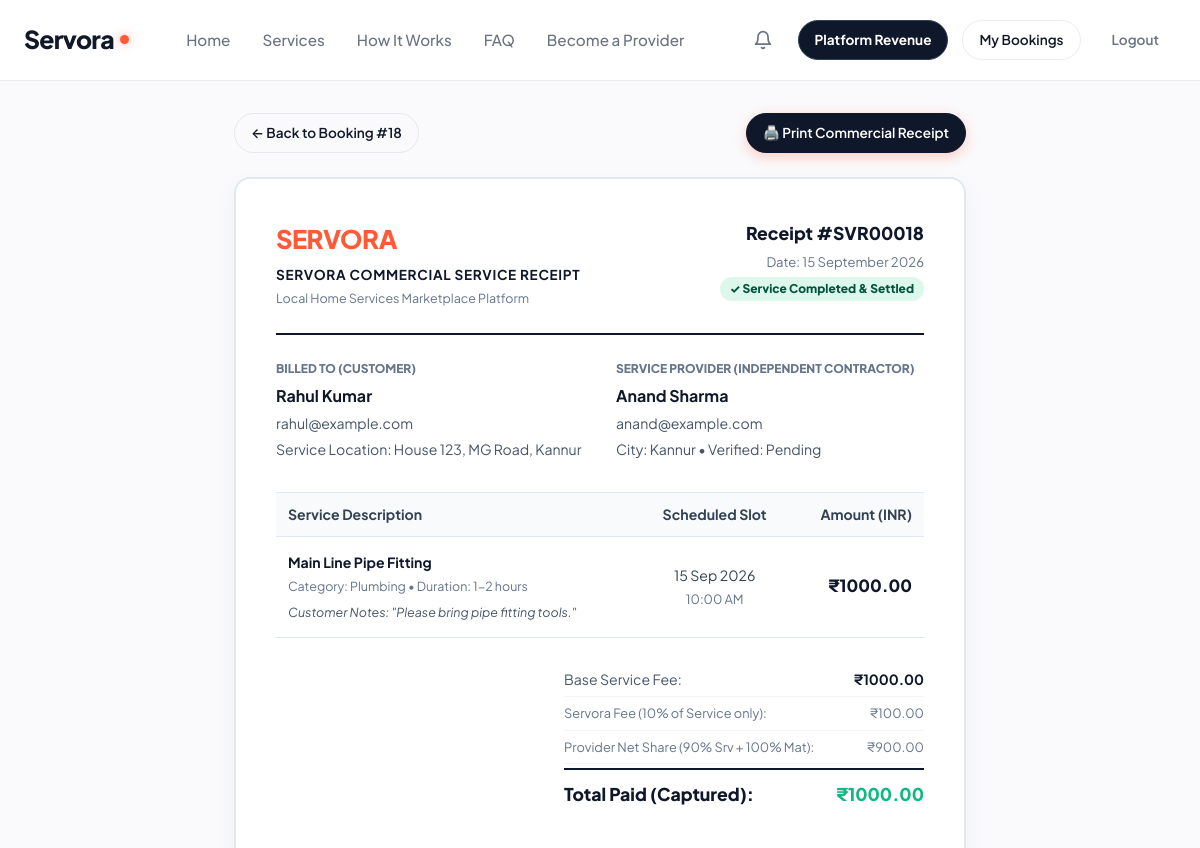
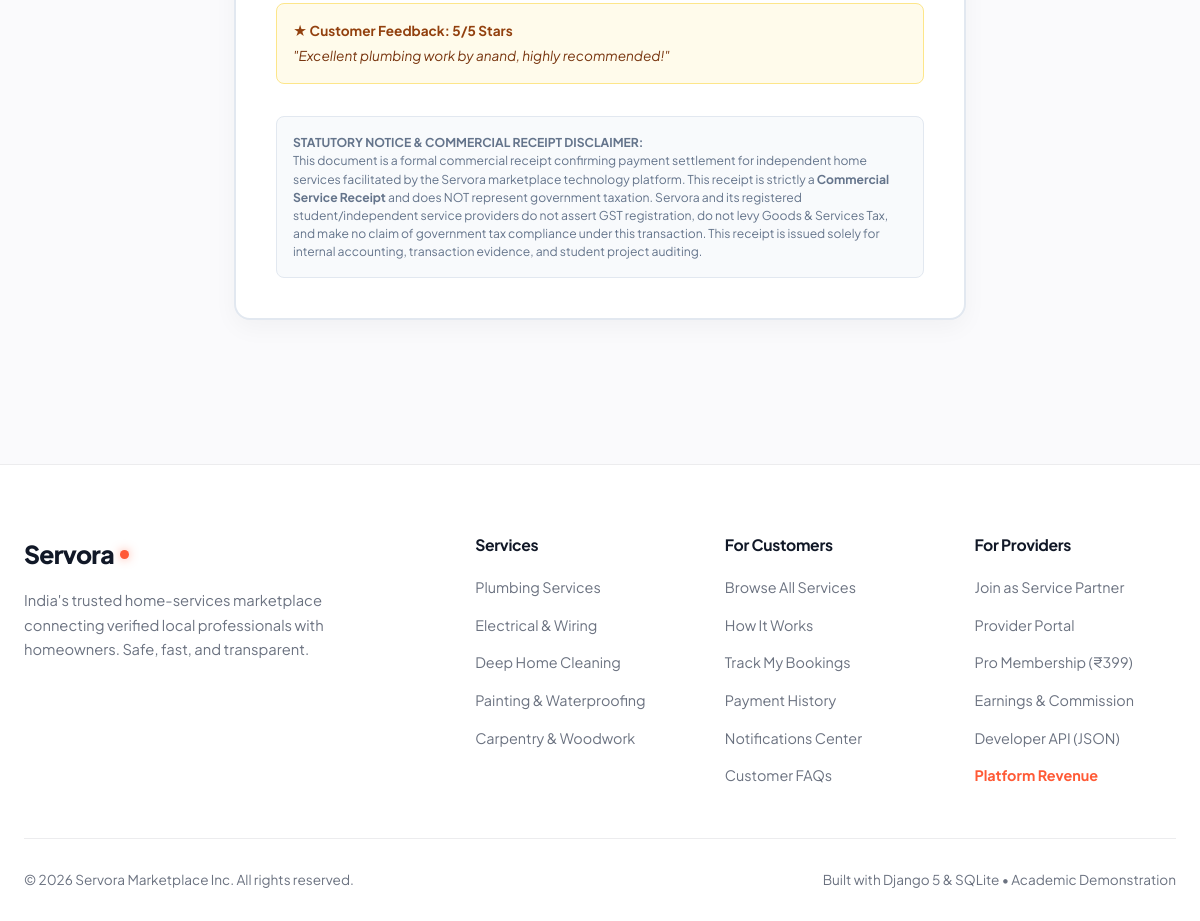
The app's page /my-bookings/18/receipt/ (signed in) with its own data (2 pictures, top to bottom).
### services/models.py (models this page shows, shortened)
class Booking(models.Model):
    STATUS_CHOICES = (
        ('pending', 'Pending Approval'),
        ('accepted', 'Accepted / In Progress'),
        ('completed', 'Completed'),
        ('declined', 'Declined'),
        ('cancelled', 'Cancelled'),
    )
    PAYMENT_STATUS_CHOICES = (
        ('unpaid', 'Unpaid'),
        ('pending', 'Payment Pending'),
        ('paid', 'Paid'),
        ('failed', 'Payment Failed'),
        ('refunded', 'Refunded'),
    )
    service = models.ForeignKey(Service, on_delete=models.CASCADE, related_name='bookings')
    customer = models.ForeignKey(User, on_delete=models.CASCADE, related_name='bookings')
    booking_date = models.DateField()
    booking_time = models.TimeField()
    status = models.CharField(max_length=20, choices=STATUS_CHOICES, default='pending')
    payment_status = models.CharField(
        max_length=20,
        choices=PAYMENT_STATUS_CHOICES,
        default='unpaid',
        help_text="Financial settlement status of the customer booking."
    )
    service_amount = models.DecimalField(
        max_digits=10,
        decimal_places=2,
        default=Decimal('0.00'),
        help_text="Base price for the agreed service."
    )
    materials_amount = models.DecimalField(
        max_digits=10,
        decimal_places=2,
        default=Decimal('0.00'),
        help_text="Total approved physical materials and parts reimbursement."
    )
    final_amount = models.DecimalField(
        max_digits=10,
        decimal_places=2,
        default=Decimal('0.00'),
        help_text="Final payable total locked after materials approval (service + materials)."
    )
    total_amount = models.DecimalField(max_digits=10, decimal_places=2)
    commission_rate = models.DecimalField(
        max_digits=5,
        decimal_places=2,
        default=10.00,
        help_text="Platform commission percentage (default 10%)"
    )
    commission_amount = models.DecimalField(
        max_digits=10,
        decimal_places=2,
        default=0.00,
        help_text="Calculated platform revenue earned on completion (10% of service charge)"
    )
    address = models.TextField(blank=True, default='')
    notes = models.TextField(blank=True, default='')
    created_at = models.DateTimeField(auto_now_add=True)
    class Meta:
        ordering = ['-created_at']
    @property
    def provider_earning(self):
        srv = self.service_amount if (self.service_amount and self.service_amount > 0) else (self.total_amount or Decimal('0.00'))
        comm = self.commission_amount or Decimal('0.00')
        mat = self.materials_amount or Decimal('0.00')
        return (Decimal(str(srv)) - Decimal(str(comm))) + Decimal(str(mat))

class Service(models.Model):
    provider = models.ForeignKey(UserProfile, on_delete=models.CASCADE, related_name='services')
    category = models.ForeignKey(Category, on_delete=models.CASCADE, related_name='services')
    title = models.CharField(max_length=200)
    slug = models.SlugField(max_length=220, unique=True, blank=True)
    description = models.TextField()
    price = models.DecimalField(max_digits=10, decimal_places=2, help_text="Starting price in INR (₹)")
    duration_estimate = models.CharField(max_length=100, default='1-2 hours')
    location = models.CharField(max_length=120, default='Kannur')
    image = models.ImageField(upload_to='services/', blank=True, null=True)
    is_active = models.BooleanField(default=True)
    is_featured = models.BooleanField(default=False)
    created_at = models.DateTimeField(auto_now_add=True)
    updated_at = models.DateTimeField(auto_now=True)
    class Meta:
        ordering = ['-is_featured', '-created_at']

class Category(models.Model):
    name = models.CharField(max_length=100, unique=True)
    slug = models.SlugField(max_length=120, unique=True, blank=True)
    icon_name = models.CharField(
        max_length=50,
        default='wrench',
        help_text="Icon identifier (e.g. spark, wrench, zap, paint, hammer, leaf)"
    )
    description = models.TextField(blank=True, default='')
    order = models.PositiveIntegerField(default=0)
    class Meta:
        verbose_name_plural = "Categories"
        ordering = ['order', 'name']

class Review(models.Model):
    RATING_CHOICES = [(i, str(i)) for i in range(1, 6)]
    service = models.ForeignKey(Service, on_delete=models.CASCADE, related_name='reviews')
    customer = models.ForeignKey(User, on_delete=models.CASCADE, related_name='customer_reviews')
    booking = models.OneToOneField(Booking, on_delete=models.SET_NULL, null=True, blank=True, related_name='review')
    rating = models.PositiveSmallIntegerField(choices=RATING_CHOICES, default=5)
    comment = models.TextField()
    created_at = models.DateTimeField(auto_now_add=True)
    class Meta:
        ordering = ['-created_at']

### users/models.py (models this page shows, shortened)
class UserProfile(models.Model):
    ROLE_CHOICES = (
        ('customer', 'Customer / Homeowner'),
        ('provider', 'Service Provider / Professional'),
    )
    user = models.OneToOneField(User, on_delete=models.CASCADE, related_name='profile')
    role = models.CharField(max_length=20, choices=ROLE_CHOICES, default='customer')
    phone = models.CharField(max_length=20, blank=True, default='')
    city = models.CharField(max_length=100, blank=True, default='Kannur')
    address = models.TextField(blank=True, default='')
    bio = models.TextField(blank=True, default='')
    is_verified = models.BooleanField(default=False, help_text="Designates whether this provider has been verified.")
    avatar = models.ImageField(upload_to='profiles/', blank=True, null=True)
    PAYOUT_STATUS_CHOICES = (
        ('not_configured', 'Not Configured'),
        ('configured', 'Configured'),
        ('verification_required', 'Verification Required'),
        ('ready', 'Ready for Payout'),
    )
    PAYOUT_PREFERENCE_CHOICES = (
        ('upi', 'UPI Transfer'),
        ('bank', 'Bank Transfer'),
    )
    payout_upi_id = models.CharField(
        max_length=100,
        blank=True,
        default='',
        help_text="Private provider UPI ID for electronic settlement disbursements."
    )
    payout_upi_name = models.CharField(
        max_length=150,
        blank=True,
        default='',
        help_text="Beneficiary name associated with UPI ID."
    )
    payout_preference = models.CharField(
        max_length=30,
        choices=PAYOUT_PREFERENCE_CHOICES,
        default='upi'
    )
    payout_status = models.CharField(
        max_length=30,
        choices=PAYOUT_STATUS_CHOICES,
        default='not_configured'
    )
    created_at = models.DateTimeField(auto_now_add=True)
    @property
    def is_provider(self):
        return self.role == 'provider'

### services/views.py (the view)
# urls.py: path('my-bookings/<int:booking_id>/receipt/', views.commercial_receipt_view, name='booking_receipt'),
@login_required
def commercial_receipt_view(request, booking_id):
    booking = get_object_or_404(
        Booking.objects.select_related('service', 'service__provider', 'service__provider__user', 'customer'),
        id=booking_id
    )
    is_cust = (request.user == booking.customer)
    is_prov = (hasattr(request.user, 'profile') and request.user.profile == booking.service.provider)
    if not (is_cust or is_prov or request.user.is_staff):
        messages.error(request, "You are not authorized to view this receipt.")
        return redirect('my_bookings')
    if booking.status != 'completed':
        messages.warning(request, "Commercial receipts are generated only for completed service bookings.")
        return redirect('booking_detail', booking_id=booking.id)
    provider_earning = booking.provider_earning
    review = getattr(booking, 'review', None)
    payment_txn = booking.payment_transactions.filter(status='captured').first()
    approved_materials = booking.materials.filter(status='approved')
    return render(request, 'services/receipt.html', {
        'booking': booking,
        'service': booking.service,
        'customer': booking.customer,
        'provider': booking.service.provider,
        'provider_earning': provider_earning,
        'review': review,
        'payment_txn': payment_txn,
        'approved_materials': approved_materials,
    })

### templates/services/receipt.html (shortened to what this page needs)
{% extends "base.html" %}
{% block content %}
<div style="max-width: 780px; margin: 2rem auto 4rem; padding: 0 1.5rem;">
  <div style="display: flex; justify-content: space-between; align-items: center; margin-bottom: 1.5rem;">
    <a href="{% url 'booking_detail' booking.id %}" class="btn btn-outline btn-sm">
      &larr; Back to Booking #{{ booking.id }}
    </a>
    <button onclick="window.print()" class="btn btn-primary btn-sm" style="background: #0F172A; border-color: #0F172A;">
      🖨️ Print Commercial Receipt
    </button>
  </div>
  <div style="background: #FFFFFF; border: 2px solid #E2E8F0; border-radius: 16px; padding: 2.5rem; box-shadow: 0 8px 24px rgba(0,0,0,0.04);">
    <div style="display: flex; justify-content: space-between; align-items: flex-start; border-bottom: 2px solid #0F172A; padding-bottom: 1.5rem; margin-bottom: 1.5rem;">
      <div>
        <div style="font-size: 1.6rem; font-weight: 900; color: #FF5A36; letter-spacing: -0.02em;">
          SERVORA
        </div>
        <div style="font-size: 0.85rem; font-weight: 700; color: #0F172A; text-transform: uppercase; letter-spacing: 0.05em; margin-top: 0.25rem;">
          SERVORA COMMERCIAL SERVICE RECEIPT
        </div>
        <div style="font-size: 0.78rem; color: #64748B; margin-top: 0.2rem;">
          Local Home Services Marketplace Platform
        </div>
      </div>
      <div style="text-align: right;">
        <div style="font-size: 1.1rem; font-weight: 800; color: #0F172A;">
          Receipt #SVR{{ booking.id|stringformat:"05d" }}
        </div>
        <div style="font-size: 0.82rem; color: #64748B; margin-top: 0.25rem;">
          Date: {{ booking.booking_date|date:"d F Y" }}
        </div>
        <span style="display: inline-block; margin-top: 0.35rem; background: #DEF7EC; color: #03543F; font-size: 0.75rem; font-weight: 800; padding: 2px 10px; border-radius: 9999px;">
          ✓ Service Completed & Settled
        </span>
      </div>
    </div>
    <div style="display: grid; grid-template-columns: 1fr 1fr; gap: 2rem; margin-bottom: 2rem; font-size: 0.88rem;">
      <div>
        <div style="font-size: 0.75rem; font-weight: 800; color: #64748B; text-transform: uppercase; margin-bottom: 0.35rem;">
          Billed To (Customer)
        </div>
        <div style="font-weight: 700; color: #0F172A; font-size: 1rem;">
          {{ customer.get_full_name|default:customer.username }}
        </div>
        <div style="color: #475569; margin-top: 0.2rem;">{{ customer.email }}</div>
        <div style="color: #475569; margin-top: 0.2rem;">Service Location: {{ booking.address }}</div>
      </div>
      <div>
        <div style="font-size: 0.75rem; font-weight: 800; color: #64748B; text-transform: uppercase; margin-bottom: 0.35rem;">
          Service Provider (Independent Contractor)
        </div>
        <div style="font-weight: 700; color: #0F172A; font-size: 1rem;">
          {{ provider.user.get_full_name|default:provider.user.username }}
        </div>
        <div style="color: #475569; margin-top: 0.2rem;">{{ provider.user.email }}</div>
        <div style="color: #475569; margin-top: 0.2rem;">City: {{ provider.city }} • Verified: {% if provider.is_verified %}Yes{% else %}Pending{% endif %}</div>
      </div>
    </div>
    <table style="width: 100%; border-collapse: collapse; margin-bottom: 1.5rem; font-size: 0.88rem;">
      <thead>
        <tr style="background: #F8FAFC; border-top: 1px solid #E2E8F0; border-bottom: 1px solid #E2E8F0; text-align: left;">
          <th style="padding: 10px 12px; font-weight: 700; color: #334155;">Service Description</th>
          <th style="padding: 10px 12px; font-weight: 700; color: #334155; text-align: center;">Scheduled Slot</th>
          <th style="padding: 10px 12px; font-weight: 700; color: #334155; text-align: right;">Amount (INR)</th>
        </tr>
      </thead>
      <tbody>
        <tr style="border-bottom: 1px solid #E2E8F0;">
          <td style="padding: 14px 12px;">
            <div style="font-weight: 700; color: #0F172A;">{{ service.title }}</div>
            <div style="font-size: 0.78rem; color: #64748B; margin-top: 0.25rem;">
              Category: {{ service.category.name }} • Duration: {{ service.duration_estimate }}
            </div>
            {% if booking.notes %}
              <div style="font-size: 0.78rem; color: #475569; margin-top: 0.35rem; font-style: italic;">
                Customer Notes: "{{ booking.notes }}"
              </div>
            {% endif %}
          </td>
          <td style="padding: 14px 12px; text-align: center; color: #334155;">
            {{ booking.booking_date|date:"d M Y" }}<br>
            <span style="font-size: 0.8rem; color: #64748B;">{{ booking.booking_time|time:"g:i A" }}</span>
          </td>
          <td style="padding: 14px 12px; text-align: right; font-weight: 800; color: #0F172A; font-size: 1.05rem;">
            ₹{{ booking.total_amount|floatformat:2 }}
          </td>
        </tr>
      </tbody>
    </table>
    <div style="display: flex; justify-content: flex-end; margin-bottom: 2rem;">
      <div style="width: 360px; font-size: 0.88rem;">
        <div style="display: flex; justify-content: space-between; padding: 6px 0; border-bottom: 1px solid #F1F5F9; color: #475569;">
          <span>Base Service Fee:</span>
          <span style="font-weight: 700; color: #0F172A;">₹{{ booking.service_amount|floatformat:2 }}</span>
        </div>
        <div style="display: flex; justify-content: space-between; padding: 6px 0; border-bottom: 1px solid #F1F5F9; color: #64748B; font-size: 0.8rem;">
          <span>Servora Fee (10% of Service only):</span>
          <span>₹{{ booking.commission_amount|floatformat:2 }}</span>
        </div>
        <div style="display: flex; justify-content: space-between; padding: 6px 0; border-bottom: 1px solid #F1F5F9; color: #64748B; font-size: 0.8rem;">
          <span>Provider Net Share (90% Srv + 100% Mat):</span>
          <span>₹{{ provider_earning|floatformat:2 }}</span>
        </div>
        <div style="display: flex; justify-content: space-between; padding: 10px 0; border-top: 2px solid #0F172A; font-size: 1.1rem; font-weight: 900; color: #0F172A; margin-top: 4px;">
          <span>Total Paid (Captured):</span>
          <span style="color: #10B981;">₹{{ booking.total_amount|floatformat:2 }}</span>
        </div>
      </div>
    </div>
    {% if review %}
      <div style="background: #FFFBEB; border: 1px solid #FDE68A; border-radius: 8px; padding: 1rem; margin-bottom: 2rem; font-size: 0.85rem;">
        <div style="font-weight: 700; color: #92400E; margin-bottom: 0.25rem;">
          ★ Customer Feedback: {{ review.rating }}/5 Stars
        </div>
        <div style="color: #78350F; font-style: italic;">
          "{{ review.comment }}"
        </div>
      </div>
    {% endif %}
    <div style="background: #F8FAFC; border: 1px solid #E2E8F0; border-radius: 8px; padding: 1rem; font-size: 0.76rem; color: #64748B; line-height: 1.5;">
      <strong>STATUTORY NOTICE & COMMERCIAL RECEIPT DISCLAIMER:</strong><br>
      This document is a formal commercial receipt confirming payment settlement for independent home services facilitated by the Servora marketplace technology platform. This receipt is strictly a <strong>Commercial Service Receipt</strong> and does NOT represent government taxation. Servora and its registered student/independent service providers do not assert GST registration, do not levy Goods & Services Tax, and make no claim of government tax compliance under this transaction. This receipt is issued solely for internal accounting, transaction evidence, and student project auditing.
    </div>
  </div>
</div>
{% endblock %}

### records on screen
Booking: id "18", id "00018", booking_date "15 September 2026", address "House 123, MG Road, Kannur", notes "Please bring pipe fitting tools.", booking_date "15 Sep 2026", booking_time "10:00 AM", total_amount "1000.00", service_amount "1000.00", commission_amount "100.00"
UserProfile: user.get_full_name "Anand Sharma", user.email "anand@example.com", city "Kannur"
Service: title "Main Line Pipe Fitting", category.name "Plumbing", duration_estimate "1-2 hours"
Review: rating "5", comment "Excellent plumbing work by anand, highly recommended!"

### other values on screen
{{ customer.get_full_name|default:customer.username }} "Rahul Kumar"
{{ customer.email }} "rahul@example.com"
{{ provider_earning|floatformat:2 }} "900.00"
